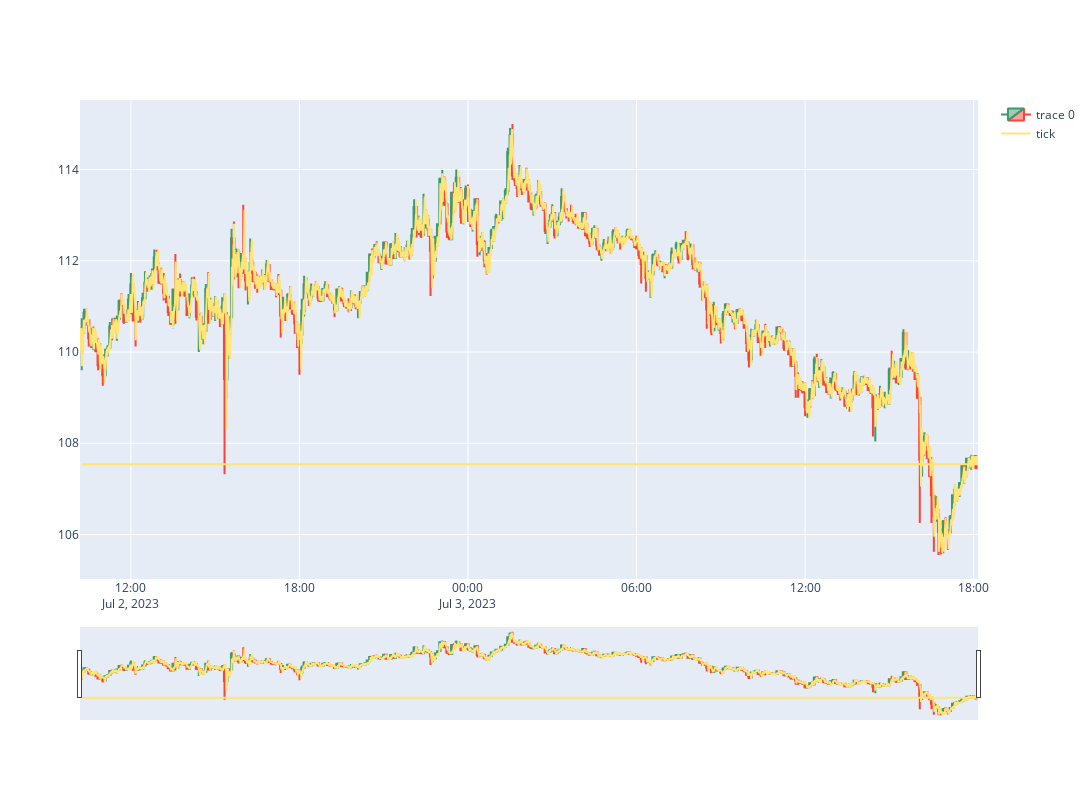

Here is the notebook cell this chart was saved with:
### Code cell
fig = go.Figure(data=[go.Candlestick(x=df2.index,
                open=df2['open'],
                high=df2['high'],
                low=df2['low'],
                close=df2['close'])])

tick_data = go.Scatter(x=comb_df.index, y=comb_df['price'], mode='lines', name='tick', line_color='#ffe476')
fig.add_trace(tick_data)

fig.update_layout(
    width=1400,  # Set the width to 800 pixels
    height=800  # Set the height to 600 pixels
)

fig.show()

### Figure 1 — Plotly figure (JSON) as saved in the notebook; plotly's stock layout.template omitted (floating-point values rounded to 4 significant figures; data arrays with more than 128 entries replaced by an {"elided": "..."} marker saying what was removed)
{"data": [{"close": {"elided": "383 float values"}, "high": {"elided": "383 float values"}, "low": {"elided": "383 float values"}, "open": {"elided": "383 float values"}, "type": "candlestick", "x": {"elided": "383 str values"}}, {"line": {"color": "#ffe476"}, "mode": "lines", "name": "tick", "type": "scatter", "x": {"elided": "23929 str values"}, "y": {"elided": "23929 float values"}}], "layout": {"height": 800, "width": 1400}}
